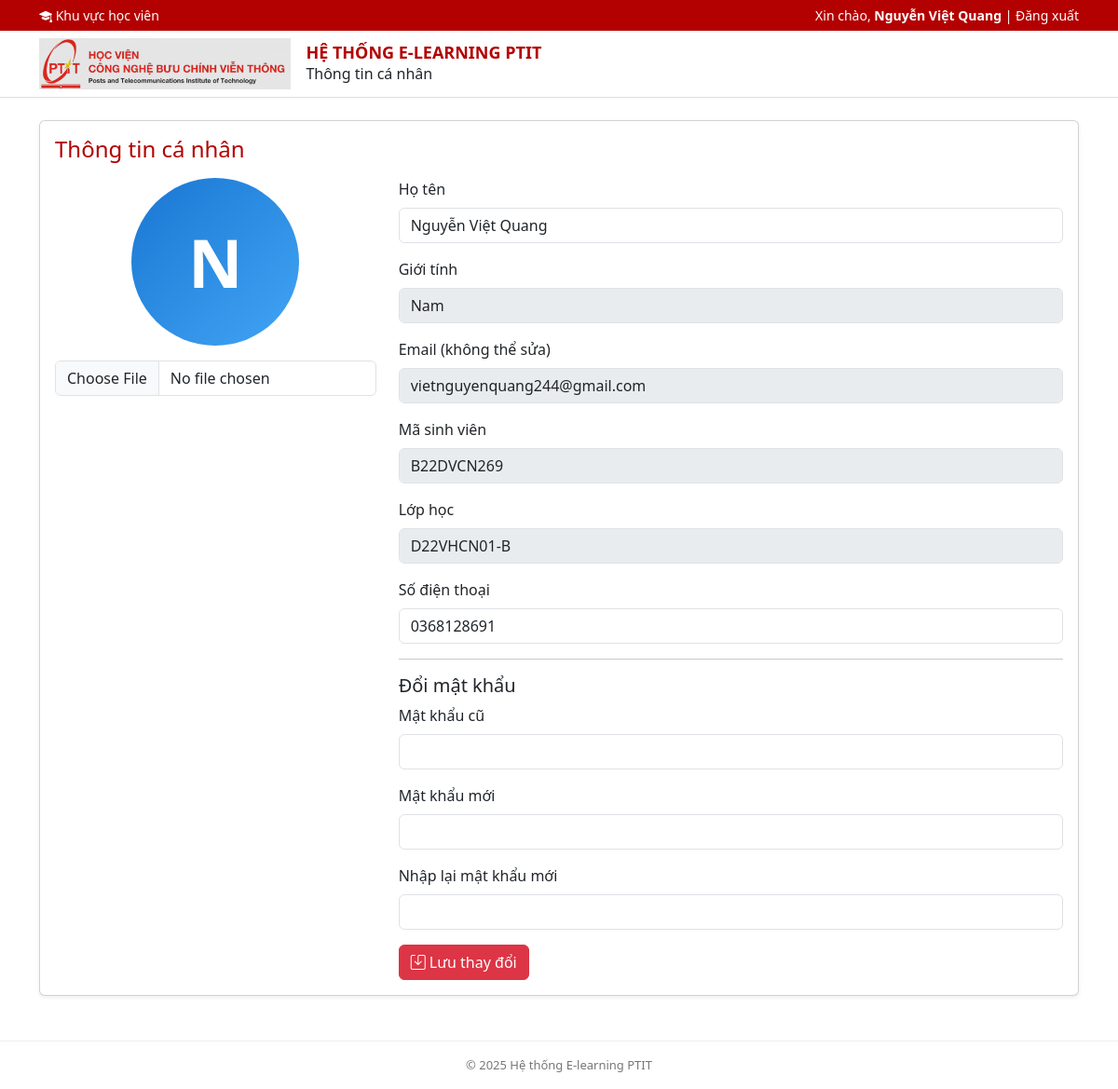
The page /student_profile.php (signed in) on the database its author committed.
### tables this page shows
CREATE TABLE `nguoi_dung` (
  `id` int(10) UNSIGNED NOT NULL,
  `ho_ten` varchar(100) NOT NULL,
  `ma_sinh_vien` varchar(20) DEFAULT NULL,
  `lop_hoc` varchar(50) DEFAULT NULL,
  `gioi_tinh` enum('nam','nu') NOT NULL DEFAULT 'nam',
  `email` varchar(150) NOT NULL,
  `mat_khau` varchar(255) NOT NULL,
  `vai_tro` enum('hoc_vien','giang_vien','quan_tri') NOT NULL DEFAULT 'hoc_vien',
  `so_dien_thoai` varchar(20) DEFAULT NULL,
  `trang_thai` enum('hoat_dong','khong_hoat_dong','chan') NOT NULL DEFAULT 'hoat_dong',
  `anh_dai_dien` varchar(255) DEFAULT NULL,
  `ngay_tao` datetime NOT NULL DEFAULT current_timestamp(),
  `ngay_cap_nhat` datetime NOT NULL DEFAULT current_timestamp() ON UPDATE current_timestamp()
);

### student_profile.php (the view, shortened to what this page needs)
<?php
$user_id = $_SESSION['user_id'];
$ho_ten_session = $_SESSION['ho_ten'] ?? '';
$user  = null;
try {
    $pdo = Database::pdo();
    $sql = "SELECT * FROM nguoi_dung WHERE id = :id LIMIT 1";
    $stmt = $pdo->prepare($sql);
    $stmt->execute([':id' => $user_id]);
    $user = $stmt->fetch(PDO::FETCH_ASSOC);
} catch (PDOException $e) {
    $error = "Lỗi hệ thống: " . $e->getMessage();
}
$avatar_src = '';
$gioi_tinh  = $user['gioi_tinh'] ?? 'nam';
$first_char = $user ? mb_strtoupper(mb_substr($user['ho_ten'], 0, 1, 'UTF-8'), 'UTF-8') : 'A';
?>
<!DOCTYPE html>
<html lang="vi">
<head>
    <link href="https://cdn.jsdelivr.net/npm/bootstrap@5.3.3/dist/css/bootstrap.min.css" rel="stylesheet">
    <link rel="stylesheet"
          href="https://cdn.jsdelivr.net/npm/bootstrap-icons@1.11.3/font/bootstrap-icons.css">
    <link rel="stylesheet" href="css/style.css">
</head>
<body>
<div class="top-bar">
    <div class="container d-flex justify-content-between">
        <div>
            <a href="student_dashboard.php" class="text-white">
                <i class="bi bi-mortarboard-fill"></i> Khu vực học viên
            </a>
        </div>
        <div>
            Xin chào, <strong><?php echo htmlspecialchars($ho_ten_session); ?></strong> |
            <a href="dang_xuat.php" class="text-white">Đăng xuất</a>
        </div>
    </div>
</div>
<header class="main-header">
    <div class="container d-flex align-items-center py-2">
        <img src="image/ptit.png" style="height:55px;" class="me-3" alt="PTIT">
        <div>
            <h4 class="logo-text mb-0">HỆ THỐNG E-LEARNING PTIT</h4>
            <span>Thông tin cá nhân</span>
        </div>
    </div>
</header>
<div class="container mt-4 mb-5">
    <?php if ($user): ?>
    <div class="card shadow-sm">
        <div class="card-body">
            <h4 class="mb-3" style="color:#b30000;">Thông tin cá nhân</h4>
            <form method="POST" enctype="multipart/form-data">
                <div class="row">
                    <div class="col-md-4 text-center">
                        <?php if ($avatar_src): ?>
                            <img src="<?php echo htmlspecialchars($avatar_src); ?>"
                                 class="img-thumbnail rounded-circle mb-3"
                                 style="width:180px;height:180px;object-fit:cover;"
                                 alt="Avatar">
                        <?php else: ?>
                            <div class="avatar-generated <?php echo ($gioi_tinh === 'nu') ? 'avatar-female' : 'avatar-male'; ?>">
                                <?php echo htmlspecialchars($first_char); ?>
                            </div>
                        <?php endif; ?>
                        <input type="file" name="anh_dai_dien" class="form-control">
                    </div>
                    <div class="col-md-8">
                        <div class="mb-3">
                            <label class="form-label">Họ tên</label>
                            <input type="text" name="ho_ten" class="form-control"
                                   value="<?php echo htmlspecialchars($user['ho_ten']); ?>" required>
                        </div>
                        <div class="mb-3">
                            <label class="form-label">Giới tính</label>
                            <input type="text" class="form-control"
                                   value="<?php echo ($gioi_tinh === 'nu') ? 'Nữ' : 'Nam'; ?>" disabled>
                        </div>
                        <div class="mb-3">
                            <label class="form-label">Email (không thể sửa)</label>
                            <input type="text" class="form-control"
                                   value="<?php echo htmlspecialchars($user['email']); ?>" disabled>
                        </div>
                        <div class="mb-3">
                            <label class="form-label">Mã sinh viên</label>
                            <input type="text" class="form-control"
                                   value="<?php echo htmlspecialchars($user['ma_sinh_vien']); ?>" disabled>
                        </div>
                        <div class="mb-3">
                            <label class="form-label">Lớp học</label>
                            <input type="text" class="form-control"
                                   value="<?php echo htmlspecialchars($user['lop_hoc']); ?>" disabled>
                        </div>
                        <div class="mb-3">
                            <label class="form-label">Số điện thoại</label>
                            <input type="text" name="so_dien_thoai" class="form-control"
                                   value="<?php echo htmlspecialchars($user['so_dien_thoai']); ?>">
                        </div>
                        <hr>
                        <h5>Đổi mật khẩu</h5>
                        <div class="mb-3">
                            <label class="form-label">Mật khẩu cũ</label>
                            <input type="password" name="mat_khau_cu" class="form-control">
                        </div>
                        <div class="mb-3">
                            <label class="form-label">Mật khẩu mới</label>
                            <input type="password" name="mat_khau_moi" class="form-control">
                        </div>
                        <div class="mb-3">
                            <label class="form-label">Nhập lại mật khẩu mới</label>
                            <input type="password" name="xac_nhan_mk" class="form-control">
                        </div>
                        <button type="submit" name="update_profile" class="btn btn-danger">
                            <i class="bi bi-save"></i> Lưu thay đổi
                        </button>
                    </div>
                </div>
            </form>
        </div>
    </div>
    <?php endif; ?>
</div>
<footer class="text-center py-3">
    © <?php echo date('Y'); ?> Hệ thống E-learning PTIT
</footer>
</body>
</html>

### css/style.css (style rules this page uses)
body { font-family: system-ui, -apple-system, BlinkMacSystemFont, "Segoe UI", sans-serif; }
.top-bar { background-color: #b30000; color: #fff; font-size: 14px; padding: 6px 0; }
.top-bar a { color: #fff; text-decoration: none; }
.main-header { background-color: #ffffff; border-bottom: 1px solid #ddd; }
.logo-text { font-weight: 700; font-size: 18px; color: #b30000; line-height: 1.2; }
footer { border-top: 1px solid #eee; padding: 15px 0; font-size: 13px; color: #777; margin-top: 40px; }

### student_profile.php (style rules this page uses)
.avatar-generated { width: 180px; height: 180px; border-radius: 50%; display: inline-flex; align-items: center; justify-content: center; font-size: 72px; font-weight: 600; color: #fff; margin-bottom: 1rem; }
.avatar-male { background: linear-gradient(135deg, #1976d2, #42a5f5); }

### rows shown on the page
nguoi_dung: ho_ten "N", ho_ten "Nguyễn Việt Quang", gioi_tinh "Nam", email "vietnguyenquang244@gmail.com", ma_sinh_vien "B22DVCN269", lop_hoc "D22VHCN01-B", so_dien_thoai "0368128691"

### other values the page prints
$ho_ten_session "Nguyễn Việt Quang"
